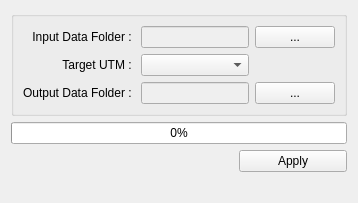
            <widget class="QWidget" name="page_5">
              <layout class="QGridLayout" name="gridLayout_15">
                <item row="2" column="2">
                  <widget class="QPushButton" name="btn_apply_utm">
                    <property name="text">
                      <string>Apply</string>
                    </property>
                  </widget>
                </item>
                <item row="5" column="1">
                  <widget class="QLabel" name="label_51">
                    <property name="sizePolicy">
                      <sizepolicy hsizetype="Preferred" vsizetype="Expanding">
                        <horstretch>0</horstretch>
                        <verstretch>0</verstretch>
                      </sizepolicy>
                    </property>
                    <property name="text">
                      <string/>
                    </property>
                  </widget>
                </item>
                <item row="1" column="0" colspan="3">
                  <widget class="QProgressBar" name="utm_progressBar">
                    <property name="value">
                      <number>0</number>
                    </property>
                  </widget>
                </item>
                <item row="0" column="0" colspan="3">
                  <widget class="QGroupBox" name="groupBox_2">
                    <property name="title">
                      <string/>
                    </property>
                    <layout class="QGridLayout" name="gridLayout_14">
                      <item row="0" column="1">
                        <widget class="QLineEdit" name="txt_input_utm">
                          <property name="enabled">
                            <bool>false</bool>
                          </property>
                        </widget>
                      </item>
                      <item row="3" column="0">
                        <widget class="QLabel" name="label_13">
                          <property name="text">
                            <string>Target UTM : </string>
                          </property>
                          <property name="alignment">
                            <set>Qt::AlignRight|Qt::AlignTrailing|Qt::AlignVCenter</set>
                          </property>
                        </widget>
                      </item>
                      <item row="3" column="1">
                        <widget class="QComboBox" name="cmb_utm_target"/>
                      </item>
                      <item row="6" column="1">
                        <widget class="QLineEdit" name="txt_output_utm">
                          <property name="enabled">
                            <bool>false</bool>
                          </property>
                        </widget>
                      </item>
                      <item row="6" column="0">
                        <widget class="QLabel" name="label_12">
                          <property name="text">
                            <string>Output Data Folder : </string>
                          </property>
                          <property name="alignment">
                            <set>Qt::AlignRight|Qt::AlignTrailing|Qt::AlignVCenter</set>
                          </property>
                        </widget>
                      </item>
                      <item row="6" column="2">
                        <widget class="QPushButton" name="btn_output_utm">
                          <property name="text">
                            <string>...</string>
                          </property>
                        </widget>
                      </item>
                      <item row="0" column="0">
                        <widget class="QLabel" name="label_10">
                          <property name="text">
                            <string>Input Data Folder : </string>
                          </property>
                          <property name="alignment">
                            <set>Qt::AlignRight|Qt::AlignTrailing|Qt::AlignVCenter</set>
                          </property>
                        </widget>
                      </item>
                      <item row="0" column="2">
                        <widget class="QPushButton" name="btn_input_utm">
                          <property name="text">
                            <string>...</string>
                          </property>
                        </widget>
                      </item>
                    </layout>
                  </widget>
                </item>
              </layout>
            </widget>
